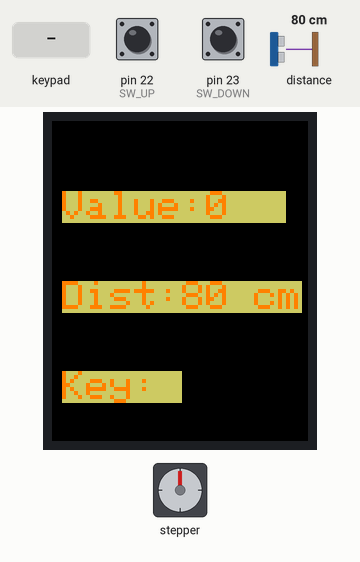
Bench run of a sketch on a simulated Arduino Mega 2560, built with avr-gcc and run on an emulated ATmega2560. Parts: 128×160 colour display, stepper motor. The test bench sets the inputs (shaded band); at power-on: pin 22 (SW_UP) HIGH, pin 23 (SW_DOWN) HIGH, distance to the obstacle 80 cm. Stepper angles assume 4096 steps per turn; what the sketch prints to the serial monitor is not drawn.

Above: at 1.3 s.
1.4 s: keypad keys 3 2 3 3 3 4 3 5 # pressed 0.4 s apart
At 5.9 s:
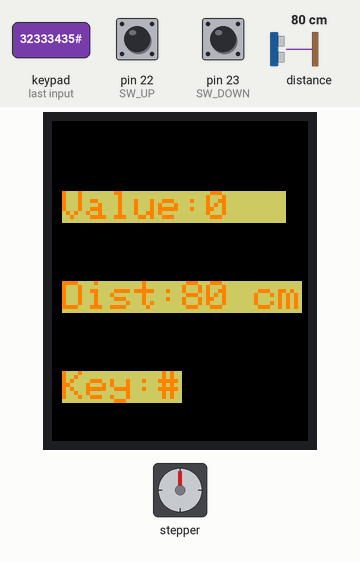
6.5 s: key 'A' pressed
At 7.1 s:
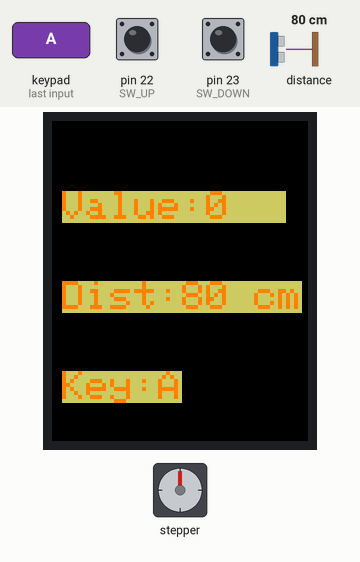
9.5 s: key 'C' pressed
At 10.6 s:
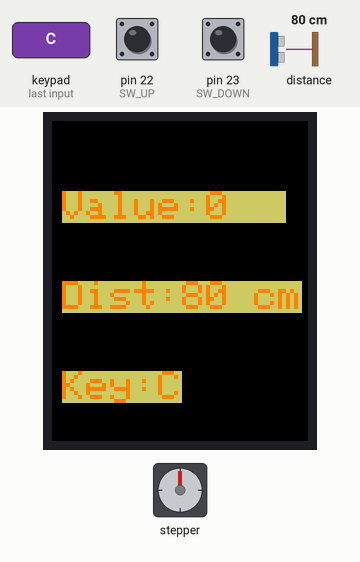
12.5 s: keypad keys 1 3 9 7 2 2 2 2 * pressed 0.4 s apart
At 16.9 s:
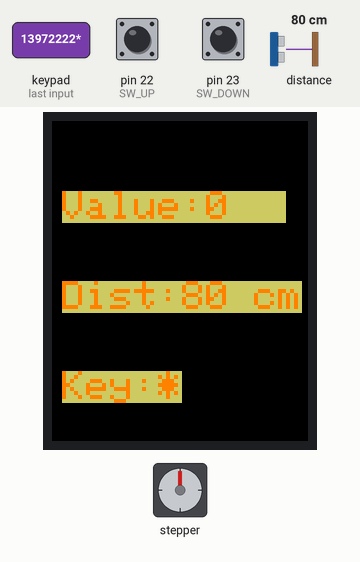
19.1 s: key 'D' pressed
At 20.4 s:
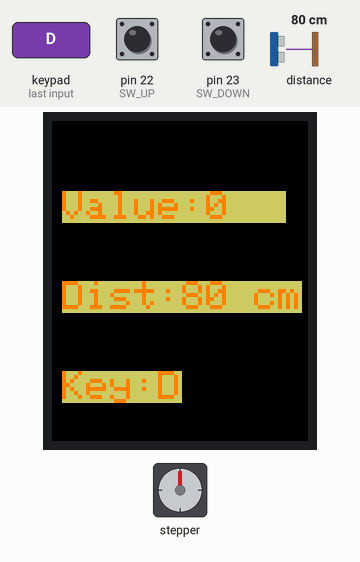
22.1 s: pin 22 (SW_UP) pulled LOW for 0.15 s
At 22.25 s:
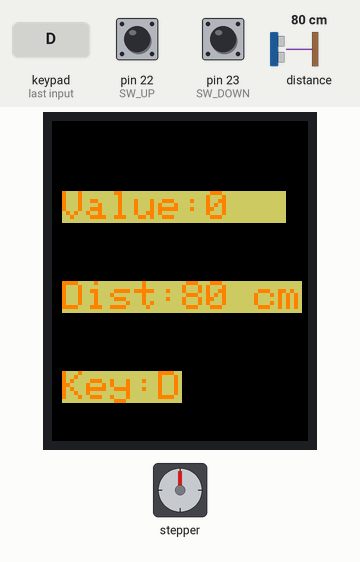
Timing chart, 0 to 25.1 s (numbered marks = the images above; inputs shaded):
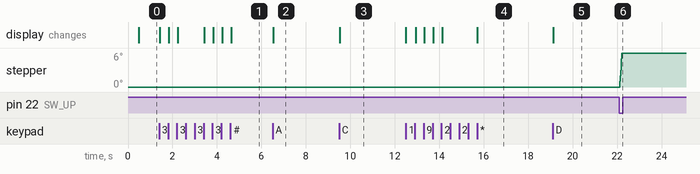

The sketch:

combine_KeypadV2.ino
```cpp
#include <Wire.h>
#include <AccelStepper.h>
#include <Adafruit_GFX.h>
#include <Adafruit_ST7735.h>
#include <VL53L0X.h>
#include <Keypad.h>

#define IN1 24
#define IN2 25
#define IN3 26
#define IN4 27
#define TFT_CS 53
#define TFT_DC 9
#define TFT_RST 8

const uint8_t SW_UP = 22;
const uint8_t SW_DOWN = 23;

const byte ROWS = 4, COLS = 4;
char keys[ROWS][COLS] = {{'1','2','3','A'},{'4','5','6','B'},{'7','8','9','C'},{'*','0','#','D'}};
byte rowPins[ROWS] = {32,33,34,35};
byte colPins[COLS] = {28,29,30,31};

AccelStepper stepper(AccelStepper::HALF4WIRE, IN1,IN3,IN2,IN4);
Adafruit_ST7735 tft(TFT_CS, TFT_DC, TFT_RST);
VL53L0X sensor;
Keypad keypad(makeKeymap(keys), rowPins, colPins, ROWS, COLS);

int counter = 0;
char lastKey = ' ';
uint16_t bgColor, xValueNum, xDistNum, xKeyNum;
const float RUN_SPEED = 1000.0;
const unsigned long REFRESH_MS = 200, SENSOR_INTERVAL = 300;
unsigned long lastRefresh = 0, lastSensor = 0;

void updateField(uint16_t x, uint16_t y, uint16_t w, uint16_t h, const String &text) {
  tft.fillRect(x, y, w, h, bgColor);
  tft.setCursor(x, y);
  tft.print(text);
}

void setup() {
  Serial.begin(9600);
  while (!Serial);
  Wire.begin();

  sensor.setTimeout(500);
  if (!sensor.init()) while (1);
  sensor.setSignalRateLimit(0.25);
  sensor.setVcselPulsePeriod(VL53L0X::VcselPeriodPreRange, 18);
  sensor.setVcselPulsePeriod(VL53L0X::VcselPeriodFinalRange, 14);
  sensor.setMeasurementTimingBudget(200000);
  sensor.startContinuous();

  tft.initR(INITR_BLACKTAB);
  tft.setRotation(0);
  tft.fillScreen(ST77XX_BLACK);
  tft.setTextSize(2);
  tft.setTextWrap(false);
  bgColor = tft.color565(200,200,100);
  tft.setTextColor(ST77XX_ORANGE, bgColor);

  stepper.setMaxSpeed(800.0);
  stepper.setAcceleration(500.0);

  pinMode(SW_UP, INPUT_PULLUP);
  pinMode(SW_DOWN, INPUT_PULLUP);

  tft.setCursor(5,35); tft.print("Value:"); xValueNum = tft.getCursorX();
  tft.setCursor(5,80); tft.print("Dist:"); xDistNum = tft.getCursorX();
  tft.setCursor(5,125); tft.print("Key:"); xKeyNum = tft.getCursorX();

  updateField(xValueNum,35,40,16,String(counter));
  updateField(xDistNum,80,60,16,"--");
  updateField(xKeyNum,125,12,16,String(lastKey));
}

void loop() {
  unsigned long now = millis();
  bool up = (digitalRead(SW_UP)==LOW), down = (digitalRead(SW_DOWN)==LOW);
  if (up) {
    stepper.setSpeed(RUN_SPEED);
    if (now - lastRefresh >= REFRESH_MS) { counter++; lastRefresh = now; }
  } else if (down) {
    stepper.setSpeed(-RUN_SPEED);
    if (now - lastRefresh >= REFRESH_MS) { counter--; lastRefresh = now; }
  } else {
    stepper.setSpeed(0); lastRefresh = now;
  }
  stepper.runSpeed();

  if (now - lastSensor >= SENSOR_INTERVAL) {
    uint16_t mm = sensor.readRangeContinuousMillimeters();
    bool to = sensor.timeoutOccurred();
    int dcm = (!to && mm != 65535 && (mm/10) != 819)? (mm / 10) : -1;    lastSensor = now;
    String distText = (dcm >= 0 ? String(dcm)+" cm" : "--");
    updateField(xDistNum,80,60,16,distText);
    Serial.print("Dist: "); Serial.println(distText);
  }

  updateField(xValueNum,35,40,16,String(counter));

  char k = keypad.getKey();
  if (k && k != lastKey) {
    lastKey = k;
    updateField(xKeyNum,125,12,16,String(k));
    Serial.print("Key: "); Serial.println(k);
  }
}
```

Measured:
- after the input at 1.4 s, the display: first changes at once (image 1 shows a later state)
- after the input at 6.5 s, the display: changes at once (image 2)
- after the input at 9.5 s, the display: changes at once (image 3)
- after the input at 12.5 s, the display: first changes at once (image 4 shows a later state)
- after the input at 19.1 s, the display: changes at once (image 5)
